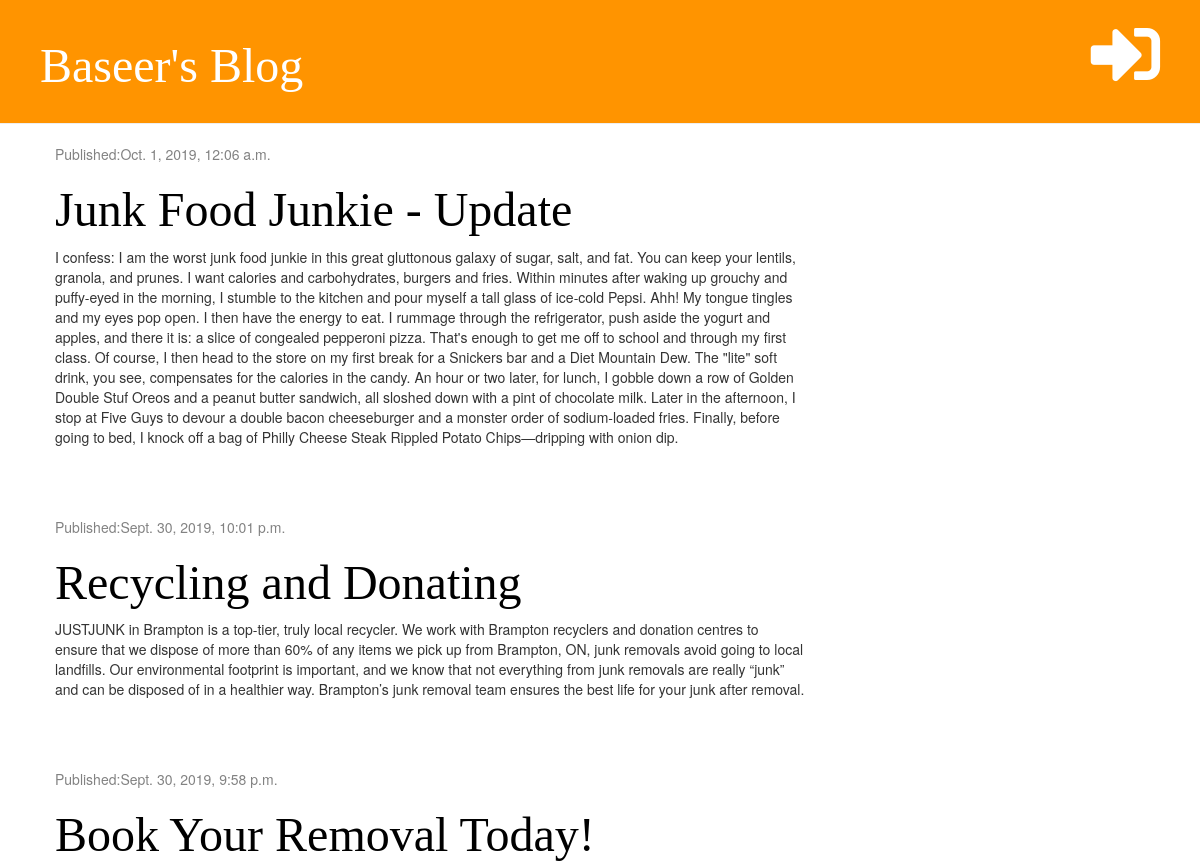
The app's page / (upper part), older data.
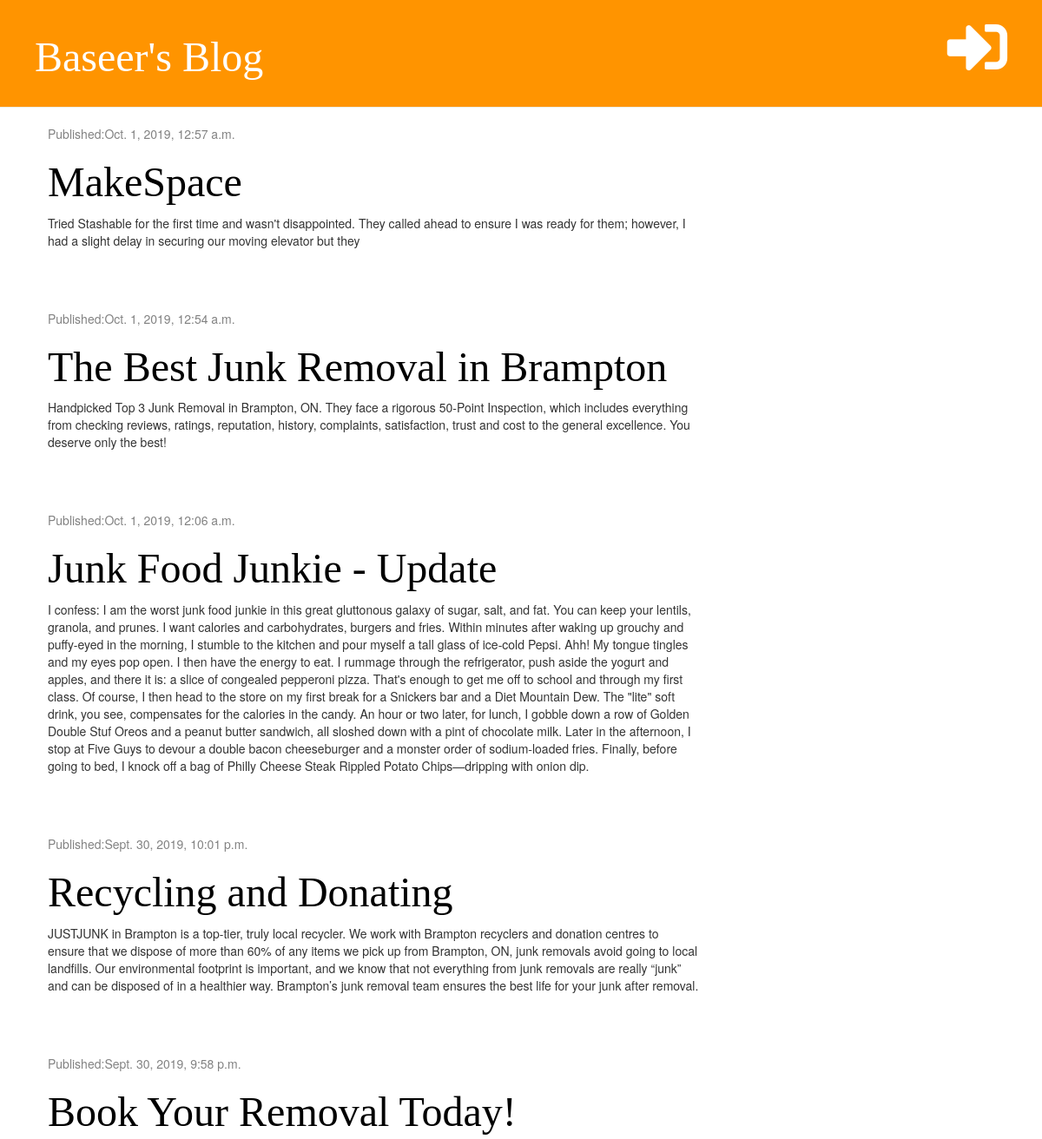
The same page, newer data.
### blog/models.py (models this page shows, shortened)
class Post(models.Model):
    author = models.ForeignKey('auth.User', on_delete=models.CASCADE)
    title = models.CharField(max_length=200)
    text = models.TextField()
    created_date = models.DateTimeField(default=timezone.now)
    published_date = models.DateTimeField(blank=True,null=True)

### blog/views.py (the view)
# urls.py: path('', views.post_list, name='post_list'),
def post_list(request):
    posts = Post.objects.filter(published_date__lte=timezone.now()).order_by('-published_date')
    return render(request, 'blog/post_list.html', {'posts': posts})

### blog/templates/blog/post_list.html (shortened to what this page needs)
{% extends 'blog/base.html' %}
{% block content %}
    {% for post in posts %}
        <div class="post">
            <div class="date">
                <p>Published:{{ post.published_date }}</p>
            </div>
            <h1><a href="{% url 'post_detail' postid=post.pk %}">{{ post.title }}</a></h1>
            <p> {{ post.text|linebreaksbr }}</p>
        </div>
    {% endfor %}
{% endblock %}

Row changes from the older to the newer data that the page shows:
added Post: published_date "Oct. 1, 2019, 12:57 a.m.", title "MakeSpace", text "Tried Stashable for the first time and wasn't disappointed. They called ahead to ensure I was ready for them; however, I had a slight delay in securing our moving elevator but they"
added Post: published_date "Oct. 1, 2019, 12:54 a.m.", title "The Best Junk Removal in Brampton", text "Handpicked Top 3 Junk Removal in Brampton, ON. They face a rigorous 50-Point Inspection, which includes everything from checking reviews, ratings, reputation, history, complaints, satisfaction, trust and cost to the general excellence. You deserve only the best!"
